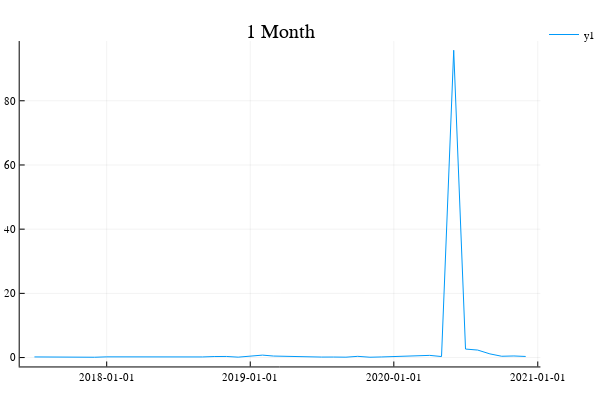

Here is the notebook cell this chart was saved with:
### Code cell
plot(data1.ts, data1.iv, title="1 Month")

### Figure 1 — Plotly figure (JSON) as saved in the notebook; plotly's stock layout.template omitted (floating-point values rounded to 4 significant figures)
{"data": [{"colorbar": {"title": ""}, "hoverinfo": "text", "legendgroup": "y1", "line": {"color": "rgba(0, 154, 250, 1.000)", "dash": "solid", "shape": "linear", "width": 1}, "mode": "lines", "name": "y1", "showlegend": true, "text": [null, null, null, null, null, null, null, null, null, null, null, null, null, null, null, null, null, null, null, null, null, null, null, null, null, null, null, null, null, null, null, null, null, null, null, null, null, null, null, null, null, null], "type": "scatter", "x": [63634573740000, 63637252140000, 63639930540000, 63642522540000, 63645200940000, 63647792940000, 63650471340000, 63653149740000, 63655568940000, 63658247340000, 63660839340000, 63663517740000, 63666109740000, 63668788140000, 63671466540000, 63674058540000, 63676736940000, 63679328940000, 63682007340000, 63684685740000, 63687104940000, 63689783340000, 63692375340000, 63695053740000, 63697645740000, 63700324140000, 63703002540000, 63705594540000, 63708272940000, 63710864940000, 63713543340000, 63716221740000, 63718727340000, 63721405740000, 63723997740000, 63726676140000, 63729268140000, 63731946540000, 63734624940000, 63737216940000, 63739895340000, 63742487340000], "xaxis": "x1", "y": [0.192, 0.1322, 0.09952, 0.1186, 0.1569, 0.09516, 0.2187, 0.1876, 0.1751, 0.2475, 0.1717, 0.2275, 0.2276, 0.2318, 0.1895, 0.3135, 0.3432, 0.1289, 0.3548, 0.7605, 0.4659, 0.3369, 0.2968, 0.1119, 0.149, 0.1626, 0.1151, 0.3757, 0.1013, 0.1893, 0.3307, 0.3135, 0.5525, 0.6758, 0.3133, 95.74, 2.647, 2.333, 1.143, 0.4052, 0.4932, 0.3424], "yaxis": "y1", "zmax": null, "zmin": null}], "layout": {"annotations": [{"font": {"color": "rgba(0, 0, 0, 1.000)", "family": "sans-serif", "size": 20}, "rotation": 0, "showarrow": false, "text": "1 Month", "x": 0.5148, "xanchor": "center", "xref": "paper", "y": 1, "yanchor": "top", "yref": "paper"}], "height": 400, "legend": {"bgcolor": "rgba(255, 255, 255, 1.000)", "bordercolor": "rgba(0, 0, 0, 1.000)", "font": {"color": "rgba(0, 0, 0, 1.000)", "family": "sans-serif", "size": 11}, "tracegroupgap": 0, "x": 1, "y": 1}, "margin": {"b": 20, "l": 0, "r": 0, "t": 20}, "paper_bgcolor": "rgba(255, 255, 255, 1.000)", "plot_bgcolor": "rgba(255, 255, 255, 1.000)", "showlegend": true, "width": 600, "xaxis": {"anchor": "y1", "domain": [0.03619, 0.9934], "gridcolor": "rgba(0, 0, 0, 0.100)", "gridwidth": 0.5, "linecolor": "rgba(0, 0, 0, 1.000)", "mirror": false, "range": [63631336332000, 63745724748000], "showgrid": true, "showline": true, "showticklabels": true, "tickangle": 0, "tickcolor": "rgb(0, 0, 0)", "tickfont": {"color": "rgba(0, 0, 0, 1.000)", "family": "sans-serif", "size": 11}, "tickmode": "array", "ticks": "inside", "ticktext": ["2018-01-01", "2019-01-01", "2020-01-01", "2021-01-01"], "tickvals": [63650448000000, 63681984000000, 63713520000000, 63745142400000], "title": "", "titlefont": {"color": "rgba(0, 0, 0, 1.000)", "family": "sans-serif", "size": 15}, "type": "-", "visible": true, "zeroline": false, "zerolinecolor": "rgba(0, 0, 0, 1.000)"}, "yaxis": {"anchor": "x1", "domain": [0.03762, 0.9415], "gridcolor": "rgba(0, 0, 0, 0.100)", "gridwidth": 0.5, "linecolor": "rgba(0, 0, 0, 1.000)", "mirror": false, "range": [-2.774, 98.61], "showgrid": true, "showline": true, "showticklabels": true, "tickangle": 0, "tickcolor": "rgb(0, 0, 0)", "tickfont": {"color": "rgba(0, 0, 0, 1.000)", "family": "sans-serif", "size": 11}, "tickmode": "array", "ticks": "inside", "ticktext": ["0", "20", "40", "60", "80"], "tickvals": [0, 20, 40, 60, 80], "title": "", "titlefont": {"color": "rgba(0, 0, 0, 1.000)", "family": "sans-serif", "size": 15}, "type": "-", "visible": true, "zeroline": false, "zerolinecolor": "rgba(0, 0, 0, 1.000)"}}}
